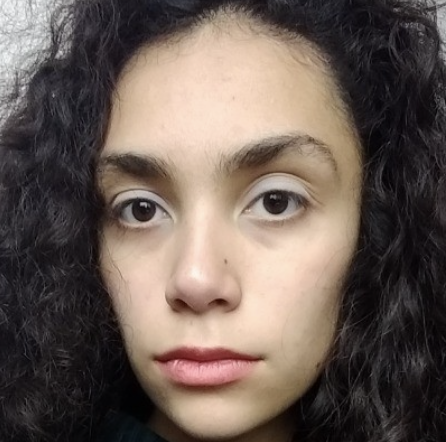
#> input picture eigenfaces/team_faces/melissa.png, 446 x 442 px; its folder holds 2 pictures in this run
$ jupyter execute --allow-errors eigenfaces.ipynb
#> lines starting #> are read from the running program, lines starting #| are printed output that depends on the picture
# Eigenfaces
In this notebook we will recreate the eigenfaces work done in

[cell 1]
import sys
import numpy as np
from pathlib import Path
from PIL import Image
import matplotlib.pylab as plt
from sklearn.preprocessing import StandardScaler
from sklearn.decomposition import PCA
from sklearn.pipeline import Pipeline

from sklearn.datasets import fetch_olivetti_faces

#> (a cell that did not finish here is left out)

[cell 3]
# [12 lines of commented-out code are left out]

#> (a cell that did not finish here is left out)

#> (a cell that did not finish here is left out)

#> (a cell that did not finish here is left out)

#> (a cell that did not finish here is left out)

#> (a cell that did not finish here is left out)

[cell 9]
n_comp = 50
pipeline = Pipeline([('scaling', StandardScaler()), ('pca', PCA(n_components = n_comp))])
#> (the rest of this cell did not finish here and is left out)

#> (a cell that did not finish here is left out)

[cell 11]
n_comp = 1000
#> (the rest of this cell did not finish here and is left out)

___
# Own faces reconstruction

In the following we will now see at what point (after what number of iterations we can recognise our selfs in the reconstruction)
Therefore we need to:

- load our own pictures
- size them and grayscale them to the same size
- Add them to the dataset
- Reconstruct our faces with the PCA pipeline

[cell 12]
from sklearn.utils import Bunch

[cell 13]
# loading our own images, rescaling them and rescaling the to 64x64
path = Path("./team_faces")
img_size = 64
n_img = 2

orig_images = sorted(path.rglob("*.png"))

def center_square_crop(img: Image.Image) -> Image.Image:
    """Crop the largest centred square out of an image."""
    w, h = img.size
    side = min(w, h)
    left   = (w - side) // 2
    top    = (h - side) // 2
    right  = left + side
    bottom = top  + side
    return img.crop((left, top, right, bottom))

processed_img = []

for img in orig_images:
    with Image.open(img) as im:
#> im is the input picture: PIL image 446x442 RGBA; mean R, G, B, A 107.3, 93.5, 85.9, 255
        im = im.convert("L")
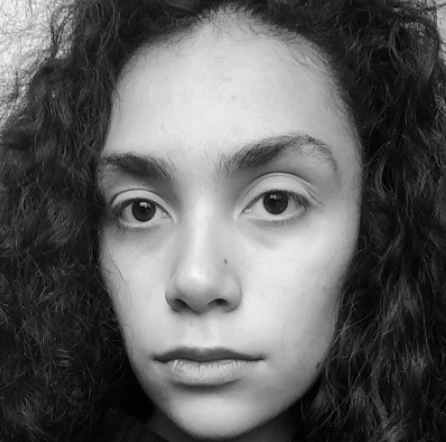
#> im: PIL image 446x442 L; min 0, max 249, mean 96.8
        im = center_square_crop(im)
        im = im.resize((img_size, img_size), Image.BILINEAR)
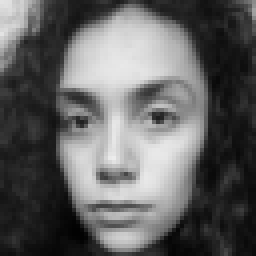
#> im: PIL image 64x64 L (shown 4 times larger); min 2, max 236, mean 97.1
        processed_img.append(np.asarray(im, dtype=np.float32) / 255.0)
#> pass 2 of the loop `for img in orig_images:`:
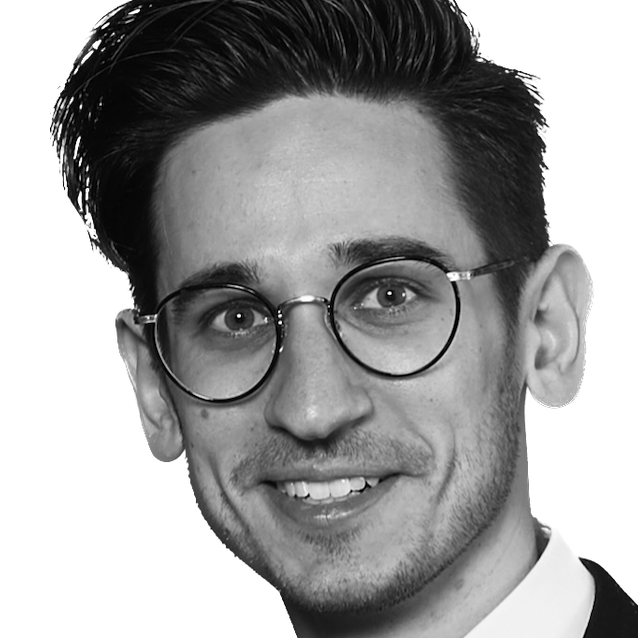
#> input picture eigenfaces/team_faces/sam.png, 638 x 638 px
#> im is the input picture: PIL image 638x638 RGBA; mean R, G, B, A 158.7, 158.9, 158.7, 255
#> `im = im.resize((img_size, img_size), Image.BILINEAR)`:
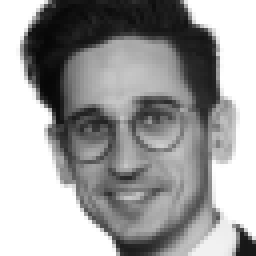
#> im: PIL image 64x64 L (shown 4 times larger); min 7, max 255, mean 158.8

data = np.stack(processed_img)
print(data.shape)
#| (2, 64, 64)

plt.imshow(data[0], cmap='gray', vmin=0, vmax=1)
plt.axis('off')
plt.show()
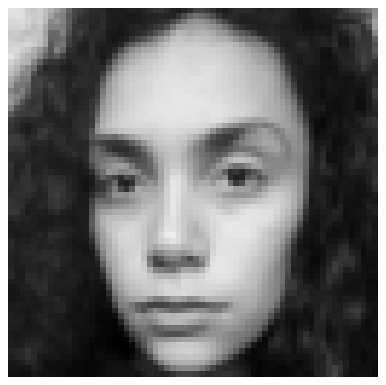
#> figure drawn by matplotlib, 1 panel
